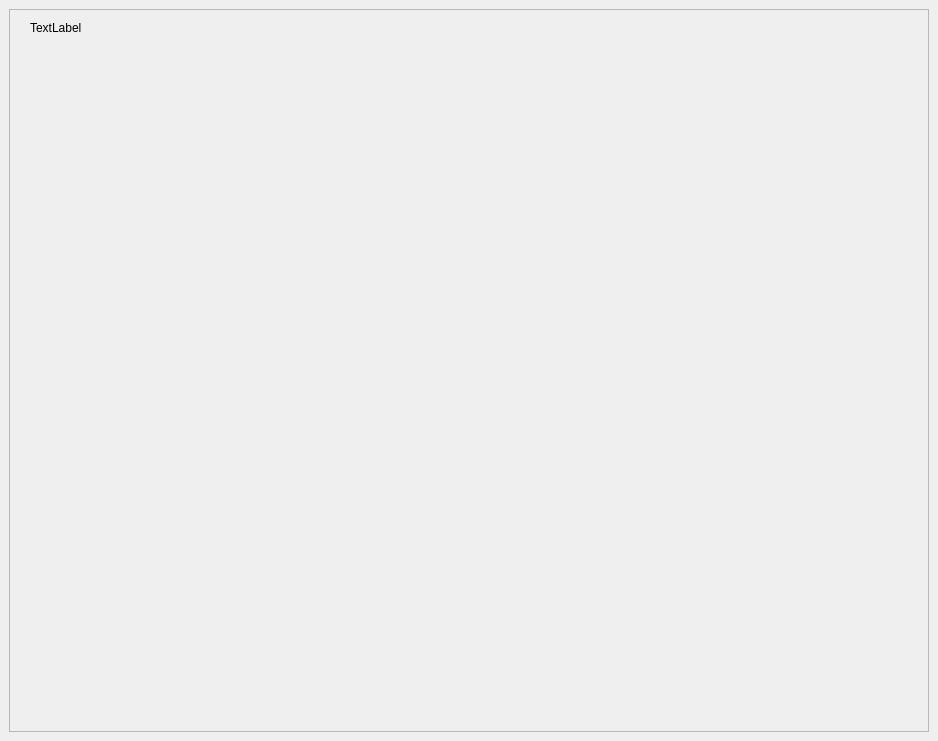
<?xml version="1.0" encoding="UTF-8"?>
<ui version="4.0">
 <class>MainWindow</class>
 <widget class="QMainWindow" name="MainWindow">
  <property name="geometry">
   <rect>
    <x>0</x>
    <y>0</y>
    <width>938</width>
    <height>741</height>
   </rect>
  </property>
  <property name="windowTitle">
   <string>MainWindow</string>
  </property>
  <widget class="QWidget" name="centralwidget">
   <layout class="QGridLayout" name="gridLayout">
    <item row="0" column="0">
     <widget class="QScrollArea" name="scrollArea">
      <property name="widgetResizable">
       <bool>true</bool>
      </property>
      <widget class="QWidget" name="scrollAreaWidgetContents">
       <property name="geometry">
        <rect>
         <x>0</x>
         <y>0</y>
         <width>914</width>
         <height>717</height>
        </rect>
       </property>
       <widget class="QLabel" name="label">
        <property name="geometry">
         <rect>
          <x>20</x>
          <y>10</y>
          <width>55</width>
          <height>16</height>
         </rect>
        </property>
        <property name="text">
         <string>TextLabel</string>
        </property>
       </widget>
      </widget>
     </widget>
    </item>
   </layout>
  </widget>
 </widget>
 <resources/>
 <connections/>
</ui>
